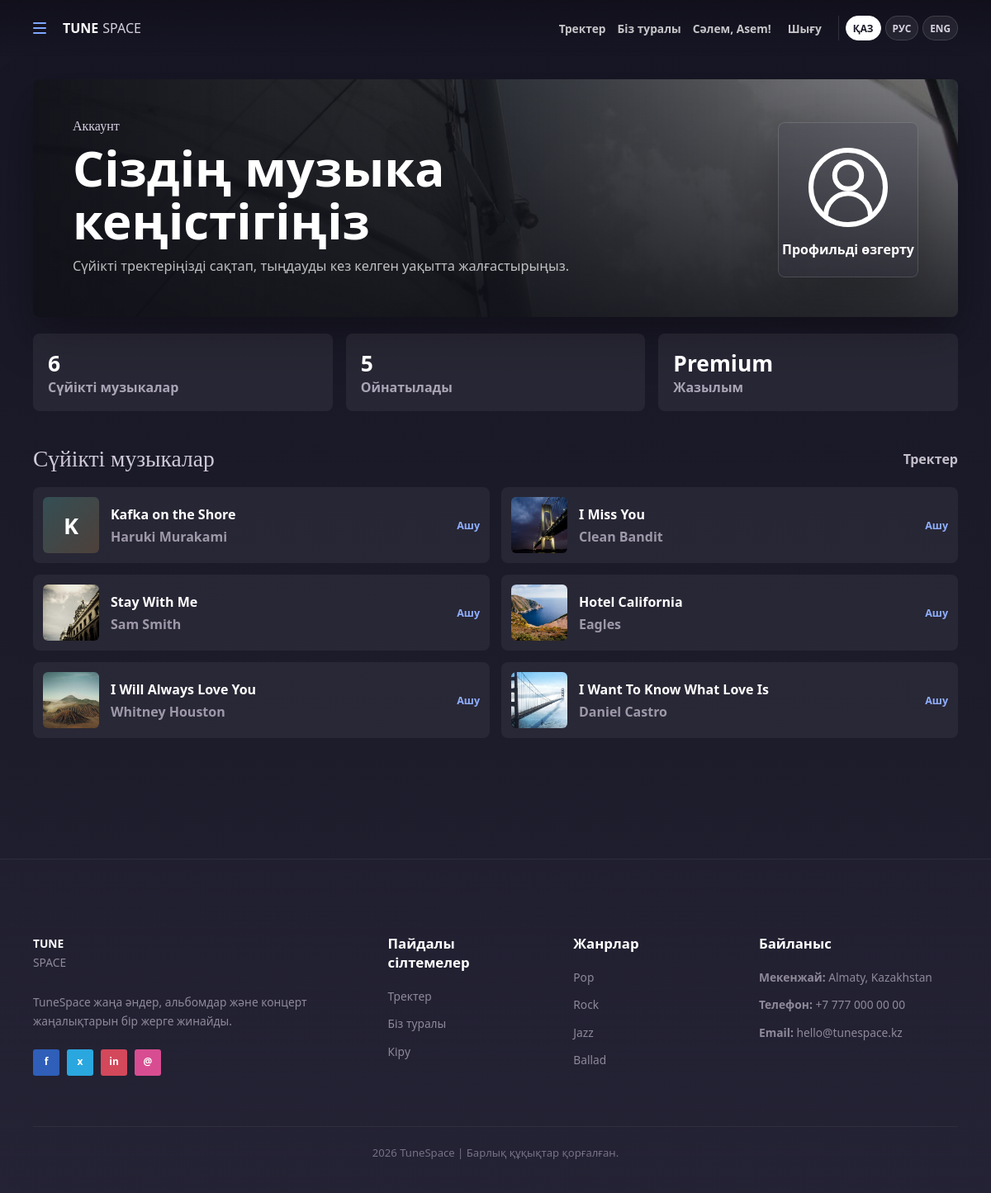
The app's page /users/account/ (signed in), older data.
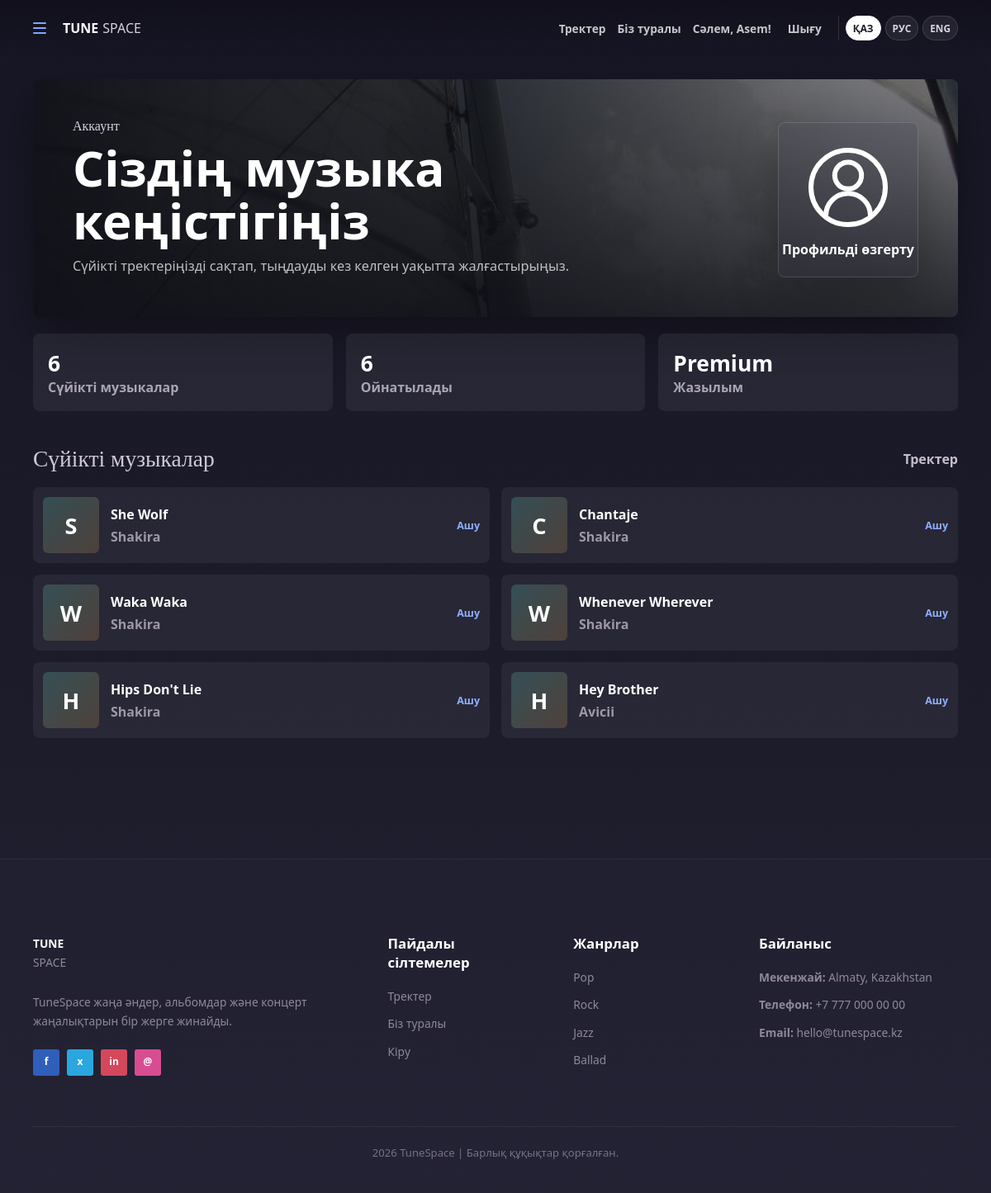
The same page, newer data.
### users/models.py (models this page shows, shortened)
class UserProfile(models.Model):
    GENDER_CHOICES = [
        ("", "Not set"),
        ("female", "Female"),
        ("male", "Male"),
        ("other", "Other"),
    ]
    SUBSCRIPTION_CHOICES = [
        ("free", "Free"),
        ("premium", "Premium"),
        ("gold", "Gold"),
    ]
    user = models.OneToOneField(settings.AUTH_USER_MODEL, on_delete=models.CASCADE, related_name="profile")
    display_name = models.CharField(max_length=120, blank=True)
    photo = models.ImageField(upload_to="profiles/", blank=True, null=True)
    age = models.PositiveIntegerField(blank=True, null=True)
    gender = models.CharField(max_length=20, choices=GENDER_CHOICES, blank=True)
    city = models.CharField(max_length=120, blank=True)
    interests = models.TextField(blank=True)
    subscription = models.CharField(max_length=20, choices=SUBSCRIPTION_CHOICES, default="free")
    email_notifications = models.BooleanField(default=True)
    release_notifications = models.BooleanField(default=True)
    verification_requested = models.BooleanField(default=False)

### books/models.py (models this page shows, shortened)
class Book(models.Model):
    STATUS_DRAFT = "draft"
    STATUS_PUBLISHED = "published"
    STATUS_CHOICES = [
        (STATUS_DRAFT, "Draft"),
        (STATUS_PUBLISHED, "Published"),
    ]
    title = models.CharField(max_length=200)
    author = models.ForeignKey(Author, on_delete=models.CASCADE, related_name="books")
    description = models.TextField()
    cover = models.ImageField(upload_to="books/", blank=True, null=True)
    audio_file = models.FileField(upload_to="tracks/", blank=True, null=True)
    created_at = models.DateTimeField(auto_now_add=True)
    status = models.CharField(max_length=20, choices=STATUS_CHOICES, default=STATUS_DRAFT)
    published_year = models.PositiveIntegerField(default=2001)
    genres = models.ManyToManyField(Genre, blank=True, related_name="books")
    objects = models.Manager()
    recent_books = RecentBookManager()
    class Meta:
        ordering = ["-created_at"]

class Author(models.Model):
    name = models.CharField(max_length=150, unique=True)
    birthdate = models.DateField()
    def __str__(self):
        return self.name

### users/views.py (the view)
# urls.py: path("account/", views.account, name="account"),
@login_required
def account(request):
    profile, _ = UserProfile.objects.get_or_create(user=request.user)
    favorite_tracks = Book.objects.select_related("author").order_by("-created_at")[:6]
    playable_count = sum(1 for track in favorite_tracks if track.audio_file)
    return render(
        request,
        "users/account.html",
        {
            "favorite_tracks": favorite_tracks,
            "playable_count": playable_count,
            "profile": profile,
        },
    )

### online_library/context_processors.py (called while the page is built)
def ui_text(request):
    return {
        "active_language": (get_language() or "kk").split("-")[0],
        "ui": get_ui_text(get_language()),
    }

### online_library/translations.py (called while the page is built)
def get_ui_text(language_code):
    code = (language_code or "kk").split("-")[0]
    return TRANSLATIONS.get(code, TRANSLATIONS["kk"])

### templates/users/account.html (shortened to what this page needs)
{% extends "base.html" %}
{% block content %}
<section class="account-page reveal">
    <header class="account-hero">
        <div>
            <p class="eyebrow">{{ ui.account }}</p>
            <h1>{{ ui.account_title }}</h1>
            <p>{{ ui.account_subtitle }}</p>
        </div>
        <a class="account-badge" href="{% url 'profile' %}" aria-label="{{ ui.edit_profile }}">
            <span class="account-person-icon">
                <svg viewBox="0 0 120 120" aria-hidden="true">
                    <circle class="profile-ring" cx="60" cy="60" r="50"></circle>
                    <circle class="profile-head" cx="60" cy="44" r="18"></circle>
                    <path class="profile-shoulders" d="M30 98a30 30 0 0 1 60 0"></path>
                </svg>
            </span>
            <strong>{{ ui.edit_profile }}</strong>
        </a>
    </header>
    <div class="account-stats">
        <article>
            <strong>{{ favorite_tracks|length }}</strong>
            <span>{{ ui.favorite_music }}</span>
        </article>
        <article>
            <strong>{{ playable_count }}</strong>
            <span>{{ ui.playable }}</span>
        </article>
        <article>
            <strong>{{ profile.get_subscription_display }}</strong>
            <span>{{ ui.subscription }}</span>
        </article>
    </div>
    <section class="account-section">
        <div class="section-heading">
            <h2 class="section-title">{{ ui.favorite_music }}</h2>
            <a href="{% url 'home' %}">{{ ui.tracks }}</a>
        </div>
        <div class="favorite-grid">
            {% for track in favorite_tracks %}
                <article class="favorite-card">
                    {% if track.cover %}
                        <img src="{{ track.cover.url }}" alt="{{ track.title }}">
                    {% else %}
                        <span class="favorite-cover-placeholder">{{ track.title|slice:":1" }}</span>
                    {% endif %}
                    <div>
                        <h3>{{ track.title }}</h3>
                        <p>{{ track.author }}</p>
                    </div>
                    <a class="mini-link" href="{% url 'book_detail' track.pk %}">{{ ui.open }}</a>
                </article>
            {% empty %}
                <p class="empty-copy">{{ ui.no_favorites }}</p>
            {% endfor %}
        </div>
    </section>
</section>
{% endblock %}

### templates/base.html (shortened to what this page needs)
{% load static %}
<!DOCTYPE html>
<html lang="{{ active_language }}">
<head>
    <link rel="stylesheet" href="{% static 'css/style.css' %}?v=song-search-51">
</head>
<body>
    <div class="noise-bg" aria-hidden="true"></div>
    {% block header %}
    <header class="site-header">
        <div class="container nav-wrap">
            <button class="menu-mark" type="button" aria-label="Menu" aria-controls="desktop-menu main-navigation" aria-expanded="false" data-menu-toggle><span></span><span></span><span></span></button>
            <a class="brand" href="{% url 'home' %}"><strong>TUNE</strong><span>SPACE</span></a>
            <nav class="main-nav" id="main-navigation" aria-label="Main navigation">
                <a href="{% url 'home' %}">{{ ui.tracks }}</a>
                <a href="{% url 'about' %}">{{ ui.about }}</a>
                {% if user.is_authenticated %}
                    <a class="user-name" href="{% url 'account' %}">{{ ui.hi }}, {{ user.username }}!</a>
                    <form action="{% url 'logout' %}" method="post" class="logout-form">
                        <button type="submit" class="logout-btn">{{ ui.logout }}</button>
                    </form>
                {% else %}
                    <a href="{% url 'login' %}">{{ ui.login }}</a>
                    <a class="nav-pill" href="{% url 'register' %}">{{ ui.signup }}</a>
                {% endif %}
                <form class="lang-switcher" action="{% url 'set_language' %}" method="post">
                    <button class="{% if active_language == 'kk' %}active{% endif %}" type="submit" name="language" value="kk">ҚАЗ</button>
                    <button class="{% if active_language == 'ru' %}active{% endif %}" type="submit" name="language" value="ru">РУС</button>
                    <button class="{% if active_language == 'en' %}active{% endif %}" type="submit" name="language" value="en">ENG</button>
                </form>
            </nav>
        </div>
    </header>
    {% endblock %}
    <main class="container content">
        {% block content %}{% endblock %}
    </main>
    {% block footer %}
    <footer class="site-footer">
        <div class="container footer-grid">
            <div class="footer-brand">
                <a class="brand" href="{% url 'home' %}"><strong>TUNE</strong><span>SPACE</span></a>
                <p>{{ ui.footer_text }}</p>
                <div class="social-row" aria-label="Social links">
                    <a href="#">f</a>
                    <a href="#">x</a>
                    <a href="#">in</a>
                    <a href="#">@</a>
                </div>
            </div>
            <div>
                <h3>{{ ui.useful_link }}</h3>
                <a href="{% url 'home' %}">{{ ui.tracks }}</a>
                <a href="{% url 'about' %}">{{ ui.about }}</a>
                <a href="{% url 'login' %}">{{ ui.login }}</a>
            </div>
            <div>
                <h3>{{ ui.genres }}</h3>
                <span>Pop</span>
                <span>Rock</span>
                <span>Jazz</span>
                <span>Ballad</span>
            </div>
            <div>
                <h3>{{ ui.contact_us }}</h3>
                <p><strong>{{ ui.address }}:</strong> Almaty, Kazakhstan</p>
                <p><strong>{{ ui.phone }}:</strong> +7 777 000 00 00</p>
                <p><strong>{{ ui.email_label }}:</strong> hello@tunespace.kz</p>
            </div>
        </div>
        <div class="container footer-bottom">2026 TuneSpace | {{ ui.copyright }}</div>
    </footer>
    {% endblock %}
</body>
</html>

Row changes from the older to the newer data that the page shows:
no longer on this page (row unchanged): Book: title "K", title "Kafka on the Shore", author "Haruki Murakami", open "Ашу"
no longer on this page (row edited): Book: cover (picture), title "I Miss You", author "Clean Bandit", open "Ашу"
no longer on this page (row edited): Book: cover (picture), title "Stay With Me", author "Sam Smith", open "Ашу"
no longer on this page (row edited): Book: cover (picture), title "Hotel California", author "Eagles", open "Ашу"
no longer on this page (row edited): Book: cover (picture), title "I Will Always Love You", author "Whitney Houston", open "Ашу"
no longer on this page (row unchanged): Book: cover (picture), title "I Want To Know What Love Is", author "Daniel Castro", open "Ашу"
added Book: title "S", title "She Wolf", author "Shakira", open "Ашу"
added Book: title "C", title "Chantaje", author "Shakira", open "Ашу"
added Book: title "W", title "Waka Waka", author "Shakira", open "Ашу"
added Book: title "W", title "Whenever Wherever", author "Shakira", open "Ашу"
added Book: title "H", title "Hips Don't Lie", author "Shakira", open "Ашу"
added Book: title "H", title "Hey Brother", author "Avicii", open "Ашу"
Text that changed along with them:
{{ playable_count }}: "5" → "6"
